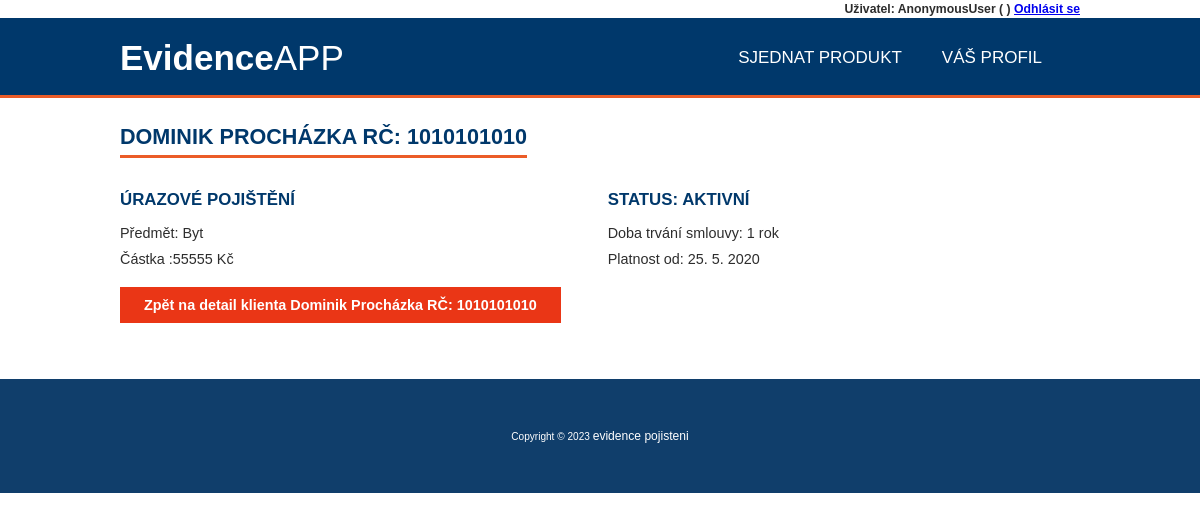
/produkt/28, run on the app's committed database.
### evidence_pojisteni/models.py (models this page shows, shortened)
class Produkty(models.Model):
    VYBER_PRODUKTU = (
    ('Pojištění majetku','Pojištění majetku'),
    ('Úrazové pojištění','Úrazové pojištění'),
    ('Cestovní pojištění','Cestovní pojištění'),
    )
    STATUS = (
        ('aktivní', 'Aktivní'),
        ('neaktivní', 'Neaktivní'),
    )
    DOBA_TRVANI = (
        ('1 rok', '1 rok'),
        ('2 roky', '2 roky'),
        ('Na neurčito', 'na neurčito'),
    )
    klient = models.ForeignKey(Klient, null=True, on_delete=models.SET_NULL)
    nazev_produktu = models.CharField(
        max_length=80,
        choices=VYBER_PRODUKTU,
        null=True,
        verbose_name='Název produktu')
    predmet = models.CharField(max_length=80, null=True, verbose_name='Předmět produktu')
    castka = models.CharField(max_length=10, validators=[only_int], null=True, verbose_name='Částka')
    doba_trvani = models.CharField(
        max_length=80,
        null=True,
        choices=DOBA_TRVANI,
        verbose_name='Doba trvání smlouvy',
        )
    platnost_od = models.CharField(max_length=20,null=True, verbose_name='Platnost od')
    platnost_do = models.CharField(max_length=20,null=True, verbose_name='Platnost do')
    date_created = models.DateTimeField(auto_now_add=True, null=True, verbose_name='Datum registrace')
    status = models.CharField(
        max_length=32,
        choices=STATUS,
        null=True,
        default='aktivni',
        verbose_name='Status',
    )
    class Meta:
            verbose_name="Produkt"
            verbose_name_plural="Produkty"

class Klient(models.Model):
    user = models.OneToOneField(User, null=True, on_delete=models.CASCADE)
    jmeno = models.CharField(max_length=200, null=True, verbose_name='Jméno')
    prijmeni = models.CharField(max_length=180, null=True, verbose_name='Příjmení')
    rodne_cislo = models.CharField(max_length=10, validators=[rodne_cislo], null=True, unique=True, verbose_name='Rodné číslo')
    ulice = models.CharField(max_length=180, null=True, verbose_name='Ulice')
    cislo_popisne = models.CharField(max_length=15, null=True, verbose_name='Číslo popisné')
    psc = models.CharField(max_length=5, validators=[psc], null=True, verbose_name='PSČ')
    mesto = models.CharField(max_length=120, null=True, verbose_name='Město')
    e_mail = models.EmailField(max_length=120, null=True, unique=True, verbose_name='E-mail')
    telefon = models.CharField(max_length=9,validators=[telefon], null=True, unique=True, verbose_name='Telefon')
    date_created = models.DateTimeField(auto_now_add=True, null=True, verbose_name='Datum registrace')
    def __str__(self):
        return  f"{self.jmeno} {self.prijmeni} RČ: {self.rodne_cislo}"
    class Meta:
            verbose_name="Klient"
            verbose_name_plural="Klienti"

### evidence_pojisteni/views.py (the view)
# urls.py: path('produkt/<str:pk>', views.produkt, name='produkt'),
def produkt(request, pk):
    produkt = Produkty.objects.get(pk=pk)
    context = {'produkty':produkt}
    return render(request, 'evidence_pojisteni/produkt.html', context)

### evidence_pojisteni/templates/evidence_pojisteni/produkt.html (shortened to what this page needs)
{% extends "base.html" %}
{% block content %}
<h2> {{ produkty.klient }} </h2>
    <section class="section">
        <div class="col span-1-of-2">
            <h3>{{produkty.nazev_produktu}}</h3>
            <p>Předmět: {{ produkty.predmet }}</p>
            <p>Částka :{{ produkty.castka }} Kč</p>
        </div>
        <div class="col span-1-of-2">
            <h3>Status: {{produkty.status}}</h3>
            <p>Doba trvání smlouvy: {{ produkty.doba_trvani }}</p>
            <p>Platnost od: {{ produkty.platnost_od }}</p>
        </div>
    </section>
    <p><button onclick="history.back()">Zpět na detail klienta {{produkty.klient}}</button></p>
{% endblock %}

### evidence_pojisteni/static/evidence_pojisteni/style.css (style rules this page uses)
* { margin: 0 auto; padding: 0; box-sizing: border-box; font-family: Arial, Helvetica, sans-serif; }
body { font: 0.9em "Poppins"; color: #2d2d2d; box-sizing: border-box; }
p { margin:10px 0; }
h1, h2, h3 { color: #00386b; width: max-content; padding: 5px 0; font-weight: bold; text-transform: uppercase; margin: 0; }
h1, h2 { margin: 0; font-size: 1.5em; border-bottom: 3px solid #eb5c28; margin-bottom: 0.8em; margin-top: 0.5em; }
h3 { margin-bottom: 0.5em; }
button { background-color: #ea3616; border: none; outline: none; color: white; padding: 10px 24px; font-size: 1em; font-weight: bold; margin-bottom: 0.6em; }

### evidence_pojisteni/static/evidence_pojisteni/grid.css (style rules this page uses)
.section { clear: both; padding: 0px; margin: 0px; }
.col { display: block; float:left; margin: 1% 0 1% 1.6%; }
.col:first-child { margin-left: 0; }
.span-1-of-2 { width: 49.2%; }

### data on the page
Produkty: klient "DOMINIK PROCHÁZKA RČ: 1010101010", nazev_produktu "ÚRAZOVÉ POJIŠTĚNÍ", predmet "Byt", castka "55555", status "AKTIVNÍ", doba_trvani "1 rok", platnost_od "25. 5. 2020", klient "Dominik Procházka RČ: 1010101010"

### other printed values
{{ request.user }} "AnonymousUser"
